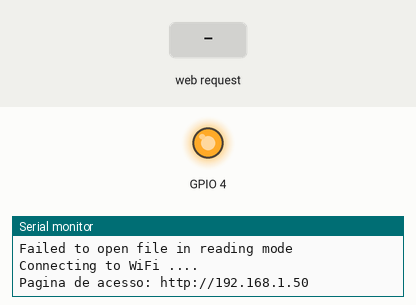
A sketch run on a simulated ESP32. Parts: output pins drawn as LEDs (lit = HIGH), the last lines printed to the serial monitor. The test bench sets the inputs (shaded band). WiFi joins after 1.5 s; servers stay silent unless stated; storage starts empty; the camera gives no picture.

Above: at 2.4 s.
At 4.5 s:
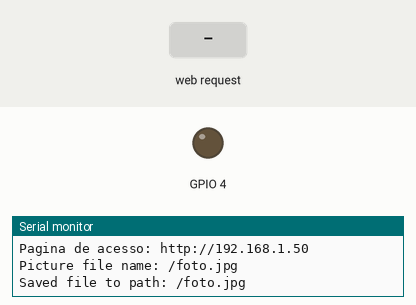
4.6 s: HTTP request GET /disconect received
Timing chart, 0 to 7.6 s (numbered marks = the images above; inputs shaded):
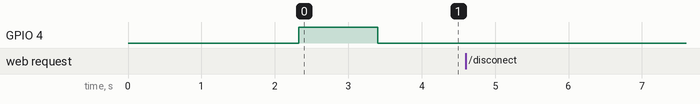

The sketch:

MonitorTela_Por_Foto.ino
```cpp
#include <Arduino.h>
#include <WiFi.h>
#include <AsyncTCP.h>
#include <ESPAsyncWebServer.h>
#include "FS.h"                // SD Card ESP32
#include "SD_MMC.h"            // SD Card ESP32
#include "SPI.h"
#include "soc/soc.h"           // Disable brownour problems
#include "soc/rtc_cntl_reg.h"  // Disable brownour problems
#include "driver/rtc_io.h"
#include <EEPROM.h>            // read and write from flash memory
#include "esp_camera.h"


#include "BluetoothSerial.h"

// Config TIMER
long t_stamp = 3600000; // 1 hora
int lifeSpam = 50; // 50 horas e reinicia
String DataPath = "_";


// BLUETOOTH SETTINGS
#if !defined(CONFIG_BT_ENABLED) || !defined(CONFIG_BLUEDROID_ENABLED)
#error Bluetooth is not enabled! Please run `make menuconfig` to and enable it
#endif

BluetoothSerial SerialBT;


// NETWORK SETTINGS ============================================================
String ssid =  ""; //"Salomao 2.4G";
String password = ""; //"goba918273";
// Create AsyncWebServer object on port 80
AsyncWebServer server(80);

//===== Camera Setting ============================================================
// CAMERA_MODEL_AI_THINKER
#define PWDN_GPIO_NUM     32
#define RESET_GPIO_NUM    -1
#define XCLK_GPIO_NUM      0
#define SIOD_GPIO_NUM     26
#define SIOC_GPIO_NUM     27

#define Y9_GPIO_NUM       35
#define Y8_GPIO_NUM       34
#define Y7_GPIO_NUM       39
#define Y6_GPIO_NUM       36
#define Y5_GPIO_NUM       21
#define Y4_GPIO_NUM       19
#define Y3_GPIO_NUM       18
#define Y2_GPIO_NUM        5
#define VSYNC_GPIO_NUM    25
#define HREF_GPIO_NUM     23
#define PCLK_GPIO_NUM     22

//===== Funcoes ===================================================================
int initWiFi() {
  WiFi.mode(WIFI_STA);
  WiFi.begin((const char*)ssid.c_str(), (const char*)password.c_str());
  Serial.print("Connecting to WiFi ..");
  int count = 0;
  while (WiFi.status() != WL_CONNECTED) {
    Serial.print('.');
    delay(1000);
    if(count > 10){
      Serial.print("Timed OUT!");
      return 0;
    }
    count++;
  }
  Serial.print("\nPagina de acesso: http://");
  Serial.println(WiFi.localIP());
  Serial.println();
  return 1;
}

void MicroSDInit() {
   if(!SD_MMC.begin("/sdcard",true)){
    Serial.println("SD Card Mount Failed");
    return;
  }
  pinMode(4,OUTPUT);
  uint8_t cardType = SD_MMC.cardType();
  if(cardType == CARD_NONE){
    Serial.println("No SD Card attached");
    return;
  }
  Serial.println("SD Card Sucessfully Mounted");
}

void ReadCredential(String path){
  fs::FS &fs = SD_MMC;
  File file = fs.open(path.c_str(), FILE_READ);
  if(!file){
    Serial.println("Failed to open file in reading mode");
  }
  else {
    String buff = "";
    while(file.available()){
        char c =  file.read();
        buff += c;
    }
    ssid = buff.substring(0,buff.indexOf("@"));
    password = buff.substring(buff.indexOf("@")+1);
  }

  file.close();
}


void OverWriteFile(String path, String buff){

  fs::FS &fs = SD_MMC;
  Serial.printf("Picture file name: %s\n", path.c_str());

  File file = fs.open(path.c_str(), FILE_WRITE);
  if(!file){
    Serial.println("Failed to open file in writing mode");
  }
  else {
    file.write((const uint8_t*)buff.c_str(), buff.length()); // payload (image), payload length
    Serial.printf("Saved credentials to path: %s\n", path.c_str());
  }

  file.close();
}


void ReadData(String path){
  fs::FS &fs = SD_MMC;
  File file = fs.open(path.c_str(), FILE_READ);
  if(!file){
    Serial.println("Failed to open file in reading mode");
  }
  else {
    String buff = "";
    while(file.available()){
        char c =  file.read();
        buff += c;
    }
    DataPath = buff;

  }

  file.close();
}


void CameraCapture(String path){

  digitalWrite(4,HIGH);
  delay(1000);
   camera_fb_t * fb = NULL;

  // Take Picture with Camera
  fb = esp_camera_fb_get();
  if(!fb) {
    Serial.println("Camera capture failed");
    return;
  }


  fs::FS &fs = SD_MMC;
  Serial.printf("Picture file name: %s\n", path.c_str());

  File file = fs.open(path.c_str(), FILE_WRITE);
  if(!file){
    Serial.println("Failed to open file in writing mode");
  }
  else {
    file.write(fb->buf, fb->len); // payload (image), payload length
    Serial.printf("Saved file to path: %s\n", path.c_str());
  }

  file.close();
  esp_camera_fb_return(fb);

  digitalWrite(4,LOW);
}


//===== MAIN ===================================================================
void setup() {
  WRITE_PERI_REG(RTC_CNTL_BROWN_OUT_REG, 0); //disable brownout detector ... loop esta vazio.
  Serial.begin(115200);
  SPI.begin(13, 12, 14, 4); // SCK, MOSI, MISO, SS


//===== Camera Init ======================
  camera_config_t config;
  config.ledc_channel = LEDC_CHANNEL_0;
  config.ledc_timer = LEDC_TIMER_0;
  config.pin_d0 = Y2_GPIO_NUM;
  config.pin_d1 = Y3_GPIO_NUM;
  config.pin_d2 = Y4_GPIO_NUM;
  config.pin_d3 = Y5_GPIO_NUM;
  config.pin_d4 = Y6_GPIO_NUM;
  config.pin_d5 = Y7_GPIO_NUM;
  config.pin_d6 = Y8_GPIO_NUM;
  config.pin_d7 = Y9_GPIO_NUM;
  config.pin_xclk = XCLK_GPIO_NUM;
  config.pin_pclk = PCLK_GPIO_NUM;
  config.pin_vsync = VSYNC_GPIO_NUM;
  config.pin_href = HREF_GPIO_NUM;
  config.pin_sscb_sda = SIOD_GPIO_NUM;
  config.pin_sscb_scl = SIOC_GPIO_NUM;
  config.pin_pwdn = PWDN_GPIO_NUM;
  config.pin_reset = RESET_GPIO_NUM;
  config.xclk_freq_hz = 20000000;
  config.pixel_format = PIXFORMAT_JPEG;

  if(psramFound()){
    config.frame_size = FRAMESIZE_UXGA; // FRAMESIZE_ + QVGA|CIF|VGA|SVGA|XGA|SXGA|UXGA
    config.jpeg_quality = 10;
    config.fb_count = 2;
  } else {
    config.frame_size = FRAMESIZE_SVGA;
    config.jpeg_quality = 12;
    config.fb_count = 1;
  }

  esp_err_t err = esp_camera_init(&config);
  if (err != ESP_OK) {
    Serial.printf("Camera init failed with error 0x%x", err);
    return;
  }

// Iniciar servicos do MICRO SD  e WIFI(ou bluetooth)  ===================

  MicroSDInit();
  ReadCredential("/credentials"); //ler arquivo de SSID@pass
  int connStatus = initWiFi();
  if(connStatus == 0){
    WiFi.mode( WIFI_MODE_NULL );
    delay(1000);
    SerialBT.begin("MonitorFoto"); //Bluetooth device name
    Serial.println("\nPor favor informe as credenciais por Bluetooth...");
    int timeOut = 0;
    while(true){
        if (Serial.available()) {
          char c = Serial.read();
          ReadCredential("/credentials");
        }
        if (SerialBT.available()) {
          String buff = "";
          while(SerialBT.available()){
            char c = SerialBT.read();
            buff += c;
          }
          OverWriteFile("/credentials",buff);
          for(int i=0; i<WiFi.macAddress().length();i++){
            SerialBT.write((uint8_t)WiFi.macAddress().c_str()[i]);
          }
          delay(1000);
          ESP.restart();
        }

        delay(20);
        timeOut++;
        if(timeOut>=300000){
          esp_deep_sleep_start();
        }
    }
  }

// Tirando Foto
  CameraCapture("/foto.jpg");


//Servicos de servidor
  server.on("/", HTTP_GET, [](AsyncWebServerRequest *request){
    request->send(SD_MMC, "/index.html", "text/html");
  });

  server.on("/foto", HTTP_GET, [] (AsyncWebServerRequest *request) {
    CameraCapture("/foto.jpg");
    request->send(SD_MMC, "/index.html", "text/html");
  });

  server.on("/disconect", HTTP_GET, [] (AsyncWebServerRequest *request) {
    OverWriteFile("/credentials"," @ ");
    request->send(SD_MMC, "/index.html", "text/html");
  });

  server.on("/date",
            HTTP_POST,
            [] (AsyncWebServerRequest *request) {},
            NULL,
            [] (AsyncWebServerRequest *request, uint8_t *data, size_t len, size_t index, size_t total){
              String buff = "";
              for(size_t i=0; i < len; i++){
                buff += (char)data[i];
              }
              OverWriteFile("/data",buff);
              request->send(200);
             });

  server.serveStatic("/", SD_MMC, "/");

  server.begin();

}

void loop() {
  int t_now = millis();
  while((millis()-t_now)<t_stamp);
  ReadData("/data");
  CameraCapture("/"+DataPath+"L"+lifeSpam+".jpg");
  lifeSpam--;
  if(lifeSpam<=0){
    ESP.restart();
  }
}
```
